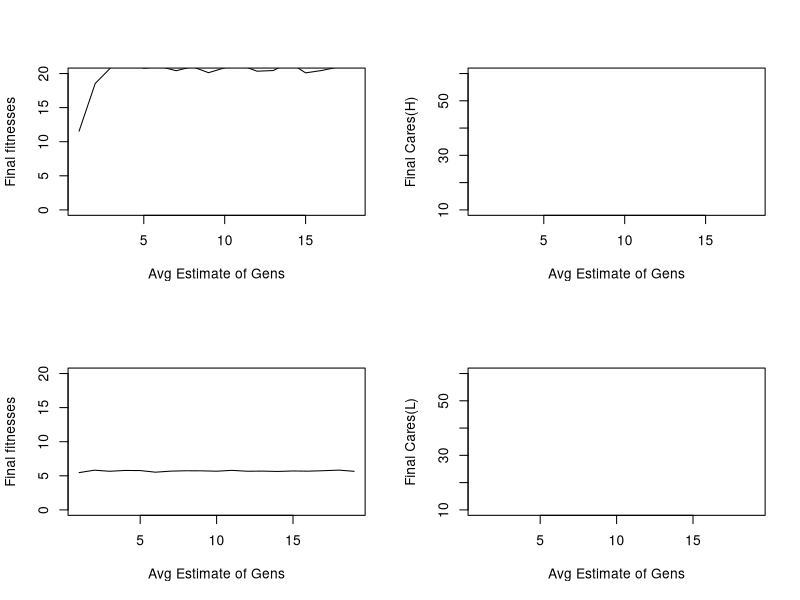
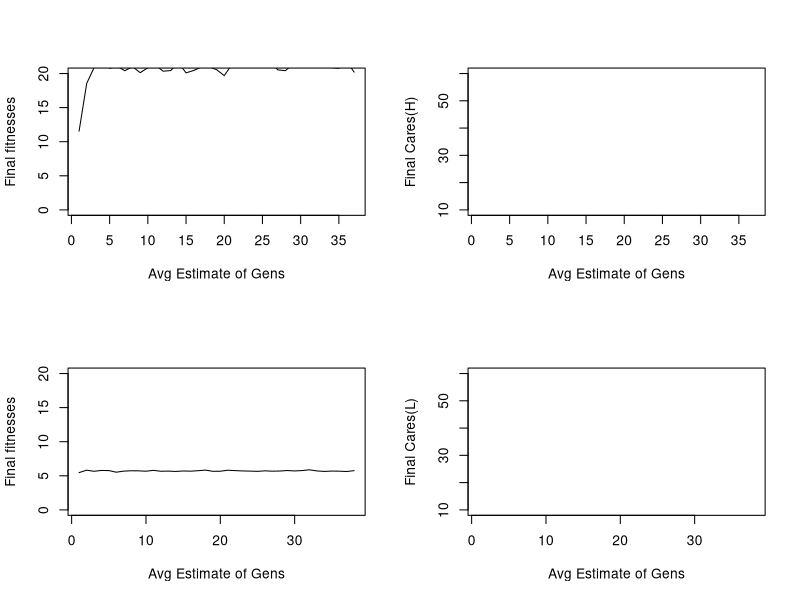
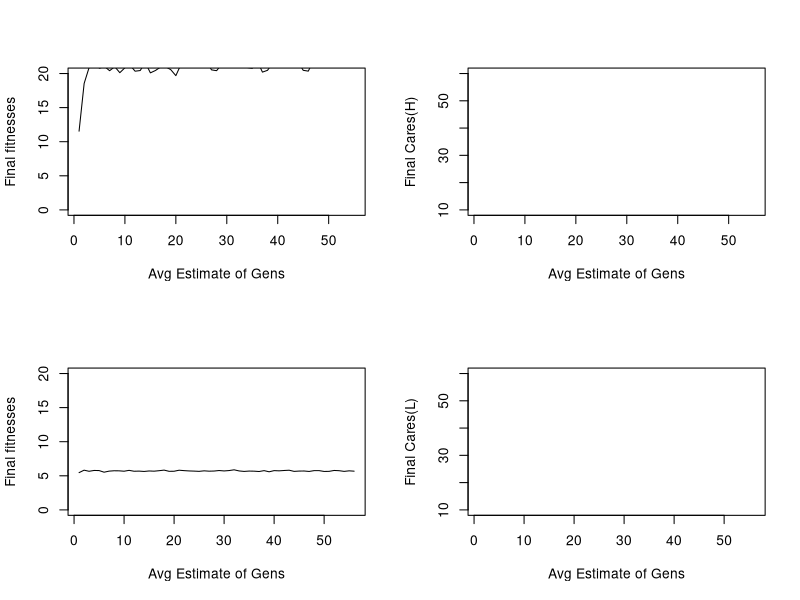
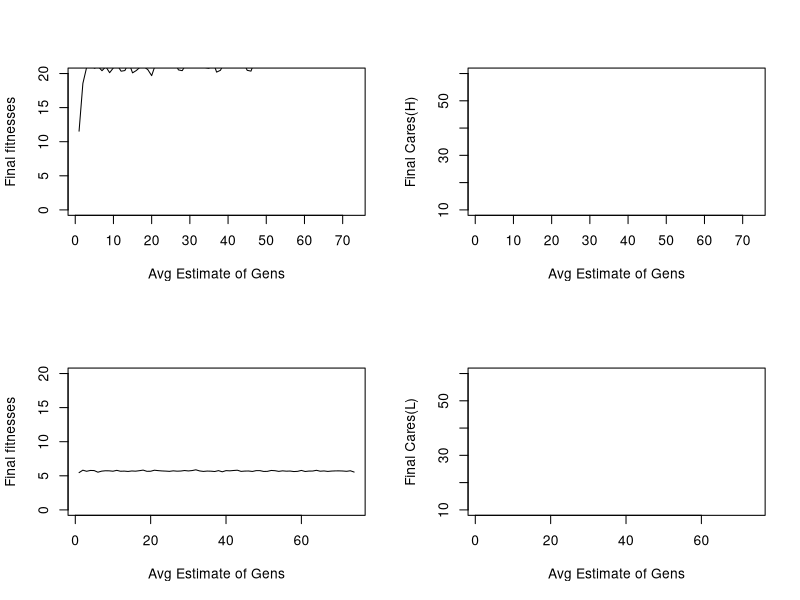
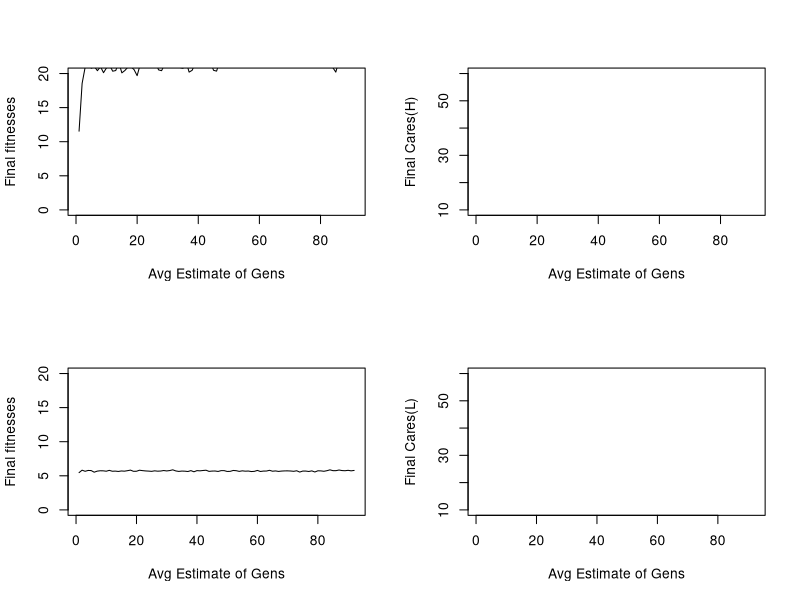

Generate these figures, in order, with R:
N=1000 #Pop Size
gen=500 #No. of generations (although not discrete)


care_h=200  
care_l=250
w=5 #Size of clutch

hi_g = 0.000006
lo_g = 0.000014

randmut =0.001 #0.1% 
std_dev=0.3

step=1000
qlty=sample(c(hi_g,lo_g),N,replace = TRUE)

pop=data.frame(id= 1:N, #Unique identification
               careh=rep(care_h),
               carel=rep(care_l),#Care prob.
               quality=qlty,
               index=rep(1),
               alive=rep(1),
               fit=rep(0),
               fitx=rep(0))
  
finalfith=vector("list")
finalcareh=vector("list")
  
finalfitl=vector("list")
finalcarel=vector("list")
  
for (o in 1:gen){  
  sum_r1=sum(pop$index)
  while(sum_r1>0){
    
    #Sampling the pair
    k=sample(pop$id,size=2, prob =pop$index, replace = FALSE)
    
    #Generating relevant variables
    i1<-k[1]
    i2<-k[2]
   
    g1=pop$quality[i1]
    g2=pop$quality[i2]
    
    if(g1==hi_g){
      c1=pop$careh[i1]
    }
   else{
     c1=pop$carel[i1]
   }
    if(g2==hi_g){
      c2=pop$careh[i2]
    }
    else{
      c2=pop$carel[i2]
    }
    #Updating Fitnesses
    thisfit=w*((c1+c2)/(1+c1+c2))
    pop$fitx[i1]=pop$fitx[i2]=thisfit
    
    pop$fit[i1]=pop$fit[i1]+thisfit
    pop$fit[i2]=pop$fit[i2]+thisfit
    
    #Updating Indices- Removed from Round 1
    pop$index[i1]=0
    pop$index[i2]=0
    sum_r1=sum(pop$index)
    
   #Alive?
    drate_1=min(g1*c1*c1,1)
    drate_2=min(g2*c2*c2,1)
    pop$alive[i1]=sample(c(0,1),1,prob=c(drate_1,1-drate_1))
    pop$alive[i2]=sample(c(0,1),1,prob=c(drate_2,1-drate_2))
  }
  alives=split(pop,pop$alive)[["1"]]
  alives$index=rep(1)
  
  deads=split(pop,pop$alive)[["0"]]
  
  finalfith=c(as.numeric(finalfith),split(deads,deads$quality)[[as.character(hi_g)]]$fit)
  finalcareh=c(as.numeric(finalcareh),split(deads,deads$quality)[[as.character(hi_g)]]$careh)
  
  finalfitl=c(as.numeric(finalfitl),split(deads,deads$quality)[[as.character(lo_g)]]$fit)
  finalcarel=c(as.numeric(finalcarel),split(deads,deads$quality)[[as.character(lo_g)]]$carel)
  
  NN=nrow(deads)
  offspring= sample(pop$id,NN,prob = pop$fitx, replace = TRUE)
 
  careh_new= pop$careh[offspring]
  carel_new=pop$carel[offspring]
  
  deads$careh=pmax(careh_new + rnorm(NN,0,std_dev),0)
  deads$carel=pmax(carel_new + rnorm(NN,0,std_dev),0)
  
  deads$fit=deads$fitx=rep(0)
  deads$index=deads$alive=rep(1)
  
  deads$quality=sample(c(hi_g,lo_g),NN,replace = TRUE)
  
  pop=rbind(alives,deads) #New population
  pop=pop[order(pop$id),]
  
  if (o %% 100==0){ 
    print(o)
    a1=a2=a3=a4=c()
    for (a in 1:(length(finalcareh)%/%step)){
      a1=c(a1,mean(finalcareh[((a-1)*step+1):(a*step)]))
    }
    for (b in 1:(length(finalcarel)%/%step)){
      a2=c(a2,mean(finalcarel[((b-1)*step+1):(b*step)]))
    }
    for (c in 1:(length(finalfith)%/%step)){
      a3=c(a3,mean(finalfith[((c-1)*step+1):(c*step)]))
    }
    for (d in 1:(length(finalfitl)%/%step)){
      a4=c(a4,mean(finalfitl[((d-1)*step+1):(d*step)]))
    }
    par(mfrow=c(2,2))
    plot(seq(length(a3)),a3,type = "l",xlab="Avg Estimate of Gens", ylab="Final fitnesses",ylim =c(0,20))
    plot(seq(length(a1)),a1,type = "l",xlab="Avg Estimate of Gens", ylab="Final Cares(H)",ylim=c(10,60))
    plot(seq(length(a4)),a4,type = "l",xlab="Avg Estimate of Gens", ylab="Final fitnesses",ylim =c(0,20))
    plot(seq(length(a2)),a2,type = "l",xlab="Avg Estimate of Gens", ylab="Final Cares(L)",ylim=c(10,60))
  }
}
